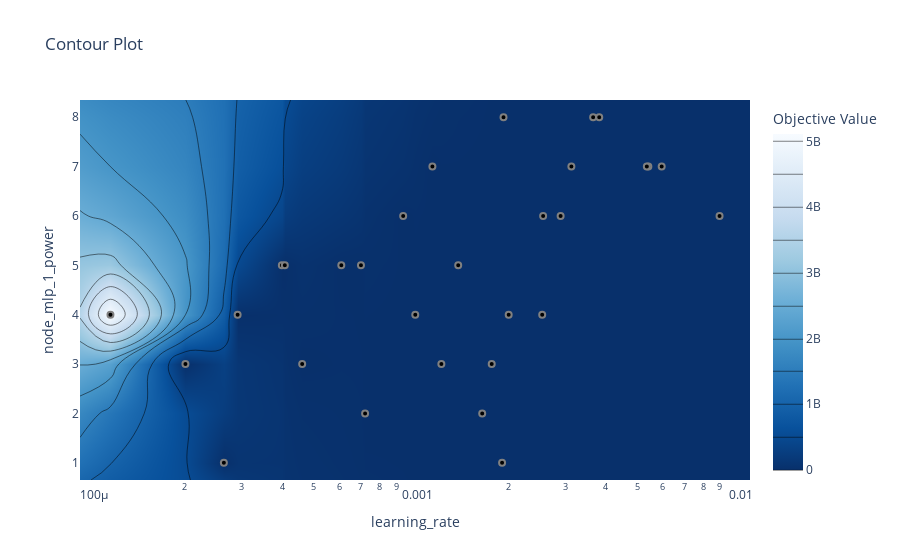

The cell this chart's notebook holds for it:
### Code cell
# plot the estimated accuracy surface over hyperparameters:
fig = optuna.visualization.plot_contour(study3, params=['learning_rate', 'node_mlp_1_power'])
fig.show()

### Figure 1 — Plotly figure (JSON) as saved in the notebook; plotly's stock layout.template omitted (floating-point values rounded to 4 significant figures; data arrays with more than 128 entries replaced by an {"elided": "..."} marker saying what was removed)
{"data": [{"colorbar": {"title": {"text": "Objective Value"}}, "colorscale": [[0, "rgb(247,251,255)"], [0.125, "rgb(222,235,247)"], [0.25, "rgb(198,219,239)"], [0.375, "rgb(158,202,225)"], [0.5, "rgb(107,174,214)"], [0.625, "rgb(66,146,198)"], [0.75, "rgb(33,113,181)"], [0.875, "rgb(8,81,156)"], [1, "rgb(8,48,107)"]], "connectgaps": true, "contours": {"coloring": "heatmap"}, "hoverinfo": "none", "line": {"smoothing": 1.3}, "reversescale": true, "type": "contour", "x": [9.48e-05, 0.0001177, 0.0002008, 0.0002639, 0.0002911, 0.0003987, 0.0004073, 0.0004609, 0.0006089, 0.0007003, 0.0007213, 0.0009458, 0.001031, 0.001164, 0.001241, 0.001399, 0.00166, 0.001776, 0.001912, 0.001932, 0.002004, 0.002544, 0.002561, 0.0029, 0.003131, 0.003656, 0.003818, 0.005358, 0.005416, 0.005955, 0.00899, 0.01117], "y": [0.65, 1, 2, 3, 4, 5, 6, 7, 8, 8.35], "z": {"elided": "10x32 float values"}}, {"marker": {"color": "black", "line": {"color": "Grey", "width": 2}}, "mode": "markers", "showlegend": false, "type": "scatter", "x": [0.002004, 0.0002008, 0.0003987, 0.00166, 0.005416, 0.001912, 0.001932, 0.0002911, 0.0002639, 0.005358, 0.0007003, 0.0006089, 0.0001177, 0.0009458, 0.0004609, 0.00899, 0.001241, 0.0004073, 0.0029, 0.001031, 0.0007213, 0.003656, 0.005955, 0.003131, 0.002561, 0.001399, 0.002544, 0.001164, 0.003818, 0.001776], "y": [4, 3, 5, 2, 7, 1, 8, 4, 1, 7, 5, 5, 4, 6, 3, 6, 3, 5, 6, 4, 2, 8, 7, 7, 6, 5, 4, 7, 8, 3]}], "layout": {"title": {"text": "Contour Plot"}, "xaxis": {"range": [-4.023, -1.952], "title": {"text": "learning_rate"}, "type": "log"}, "yaxis": {"range": [0.65, 8.35], "title": {"text": "node_mlp_1_power"}}}}
